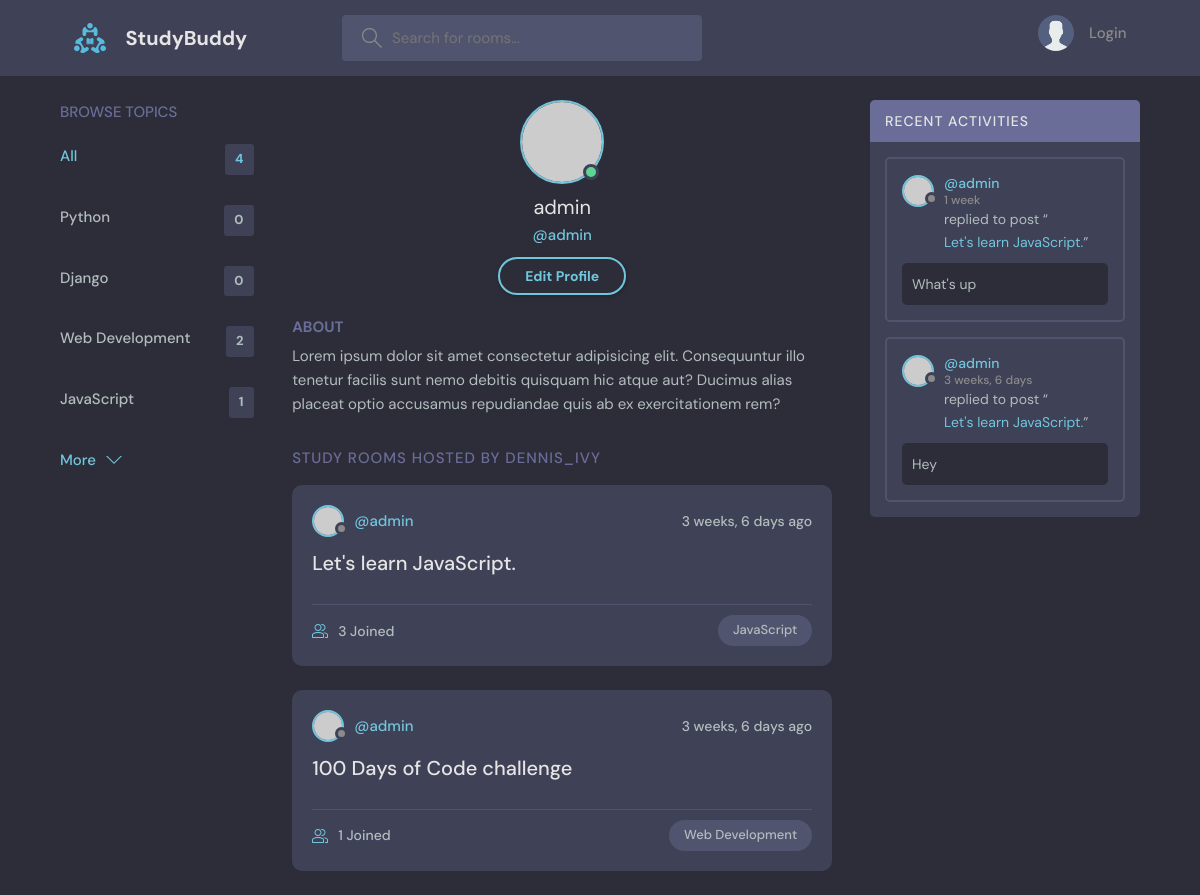
The page /profile/1 on the database as committed earlier.
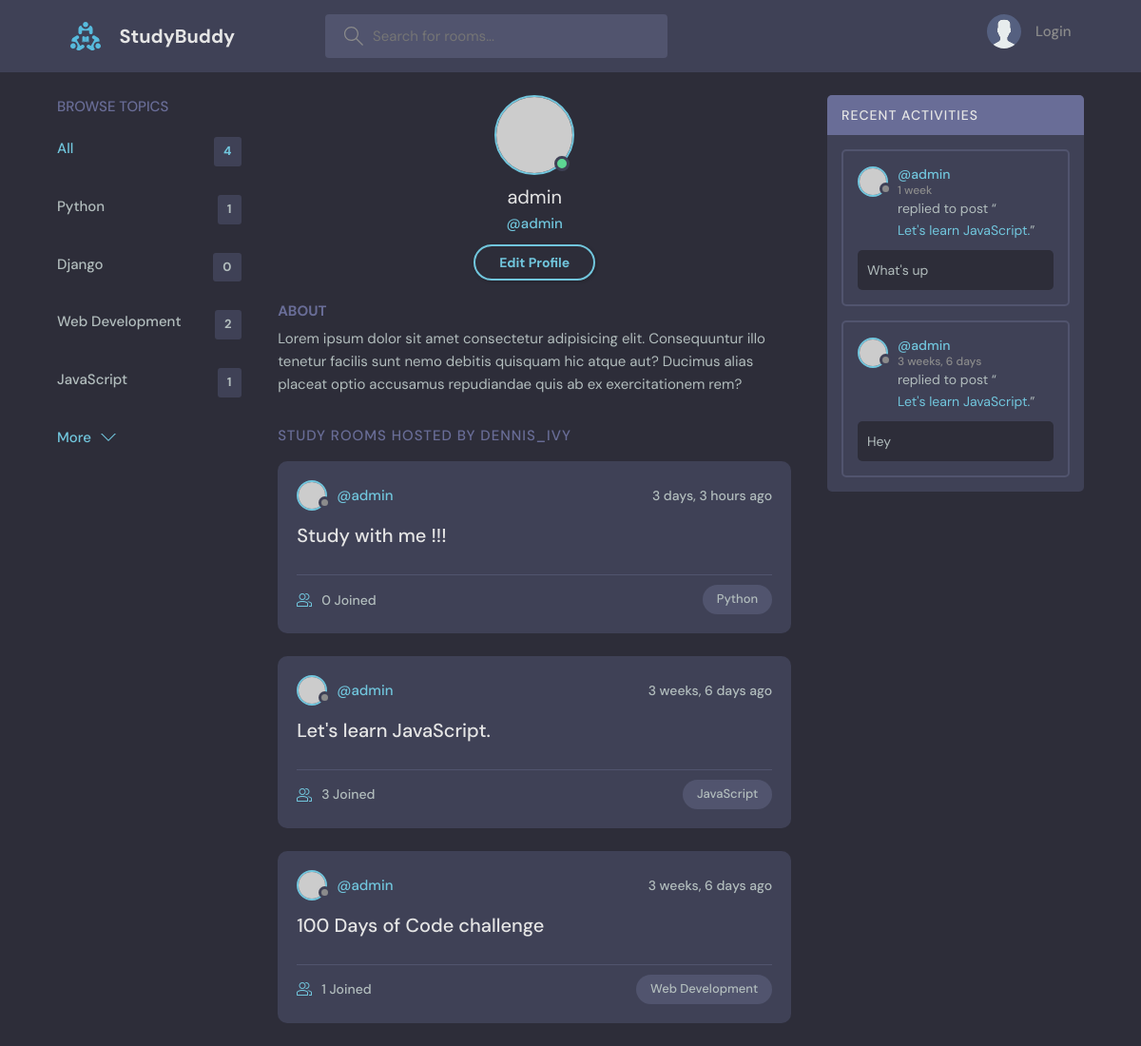
The same page on the database as committed later.
### base/models.py (models this page shows, shortened)
class Topic(models.Model):
   name = models.CharField(max_length=200)

class Room(models.Model):
   host = models.ForeignKey(User, on_delete=models.SET_NULL, null=True)
   topic = models.ForeignKey(Topic, on_delete=models.SET_NULL, null=True)
   name = models.CharField(max_length=200)
   description = models.TextField(null=True, blank=True)
   participants = models.ManyToManyField(User, related_name='participants', blank=True)
   updated = models.DateField(auto_now=True)
   created = models.DateField(auto_now_add=True)
   class Meta:
      ordering = ['-updated', '-created']

class Message(models.Model):
   user = models.ForeignKey(User, on_delete=models.CASCADE)
   room = models.ForeignKey(Room, on_delete=models.CASCADE)
   body = models.TextField()
   updated = models.DateField(auto_now=True)
   created = models.DateField(auto_now_add=True)
   class Meta:
      ordering = ['-updated', '-created']

### base/views.py (the view)
# urls.py: path('profile/<str:pk>', views.userProfile, name='user-profile'),
def userProfile(request, pk):
    user = User.objects.get(id=pk)
    rooms = user.room_set.all()
    room_messages = user.message_set.all()
    topics = Topic.objects.all()
    context = {'user':user, 'rooms':rooms, 'room_messages':room_messages, 'topics':topics}
    return render(request, 'base/profile.html', context)

### base/templates/base/profile.html
{% extends 'main.html' %}
{% block content %}
  <main class="profile-page layout layout--3">
    <div class="container">
      {% include 'base/topic_component.html' %}
      <div class="roomList">
        <div class="profile">
          <div class="profile__avatar">
            <div class="avatar avatar--large active">
              <img src="https://randomuser.me/api/portraits/men/11.jpg" />
            </div>
          </div>
          <div class="profile__info">
            <h3>{{user.username}}</h3>
            <p>@{{user.username}}</p>
            <a href="edit-user.html" class="btn btn--main btn--pill">Edit Profile</a>
          </div>
          <div class="profile__about">
            <h3>About</h3>
            <p>
              Lorem ipsum dolor sit amet consectetur adipisicing elit. Consequuntur illo tenetur
              facilis sunt nemo debitis quisquam hic atque aut? Ducimus alias placeat optio
              accusamus repudiandae quis ab ex exercitationem rem?
            </p>
          </div>
        </div>
        <div class="roomList__header">
          <div>
            <h2>Study Rooms Hosted by dennis_ivy</a>
            </h2>
          </div>
        </div>
        {% include 'base/feed_component.html' %}
      </div>
      {% include 'base/activity_component.html' %}
    </div>
  </main>
{% endblock content %}

### templates/main.html (shortened to what this page needs)
<!DOCTYPE html>
{% load static %}
<html lang="en">
  <head>
    <link rel="stylesheet" href="{% static 'styles/style.css' %}" />
  </head>
  <body>
    {% include 'navbar.html' %}
    {% block content %}
    {% endblock %}
  </body>
</html>

### templates/navbar.html (shortened to what this page needs)
{% load static %}
<header class="header header--loggedIn">
      <div class="container">
        <a href="{% url 'home' %}" class="header__logo">
          <img src="{% static 'images/logo.svg' %}" />
          <h1>StudyBuddy</h1>
        </a>
        <form class="header__search" method="get" action="{% url 'home' %}">
          <label>
            <input name="q" placeholder="Search for rooms..." />
          </label>
        </form>
        <nav class="header__menu">
          {% if request.user.is_authenticated %}
          <div class="header__user">
            <a href="profile.html">
              <div class="avatar avatar--medium active">
                <img src="https://randomuser.me/api/portraits/men/37.jpg" />
              </div>
              <p>{{request.user.username}} <span>@{{request.user.username}}</span></p>
            </a>
            <button class="dropdown-button">
              <svg version="1.1" xmlns="http://www.w3.org/2000/svg" width="32" height="32" viewBox="0 0 32 32">
                <title>chevron-down</title>
                <path d="M16 21l-13-13h-3l16 16 16-16h-3l-13 13z"></path>
              </svg>
            </button>
          </div>
          {% else %}
          <a href="{% url 'login' %}">
            <img src="{% static 'images/avatar.svg' %}" />
            <p>Login</p>
          </a>
          {% endif %}
        </nav>
      </div>
</header>

### base/templates/base/topic_component.html
<div class="topics">
   <div class="topics__header">
     <h2>Browse Topics</h2>
   </div>
   <ul class="topics__list">
     <li>
       <a href="{% url 'home' %}" class="active">All <span>{{topics.count}}</span></a>
     </li>
     {% for topic in topics %}
      <li>
         <a href="{% url 'home' %}?q={{topic.name}}">{{topic.name}} <span>{{topic.room_set.all.count}}</span></a>
      </li>
     {% endfor %}
   </ul>
   <a class="btn btn--link" href="topics.html">
     More
     <svg version="1.1" xmlns="http://www.w3.org/2000/svg" width="32" height="32" viewBox="0 0 32 32">
       <title>chevron-down</title>
       <path d="M16 21l-13-13h-3l16 16 16-16h-3l-13 13z"></path>
     </svg>
   </a>
</div>

### base/templates/base/feed_component.html (shortened to what this page needs)
{% for room in rooms %}
<div class="roomListRoom">
   <div class="roomListRoom__header">
     <a href="{% url 'user-profile' room.host.id %}" class="roomListRoom__author">
       <div class="avatar avatar--small">
         <img src="https://randomuser.me/api/portraits/women/11.jpg" />
       </div>
       <span>@{{room.host.username}}</span>
     </a>
     <div class="roomListRoom__actions">
       <span>{{room.created|timesince}} ago</span>
     </div>
   </div>
   <div class="roomListRoom__content">
     <a href="{% url 'room' room.id %}">{{room.name}}</a>
   </div>
   <div class="roomListRoom__meta">
     <a href="{% url 'room' room.id %}" class="roomListRoom__joined">
       {{room.participants.all.count}} Joined
     </a>
     <p class="roomListRoom__topic">{{room.topic.name}}</p>
   </div>
</div>
{% endfor %}

### base/templates/base/activity_component.html (shortened to what this page needs)
<div class="activities">
   <div class="activities__header">
     <h2>Recent Activities</h2>
   </div>
   {% for message in room_messages %}
      <div class="activities__box">
      <div class="activities__boxHeader roomListRoom__header">
         <a href="{% url 'user-profile' message.user.id %}" class="roomListRoom__author">
            <div class="avatar avatar--small">
            <img src="https://randomuser.me/api/portraits/women/11.jpg" />
            </div>
            <p>
               @{{message.user}}
            <span> {{message.created|timesince}}</span>
            </p>
         </a>
      </div>
      <div class="activities__boxContent">
         <p>replied to post “<a href="{% url 'room' message.id %}">{{message.room.name}}</a>”</p>
         <div class="activities__boxRoomContent">
            {{message.body}}
         </div>
      </div>
      </div>
   {% endfor %}
 </div>

Rows that differ between the two databases and show on the page:
computed for Topic "Python": room_set.all.count "0" → "1"
added Room: host.username "admin", created "3 days, 3 hours", name "Study with me !!!", participants.all.count "0", topic.name "Python"
